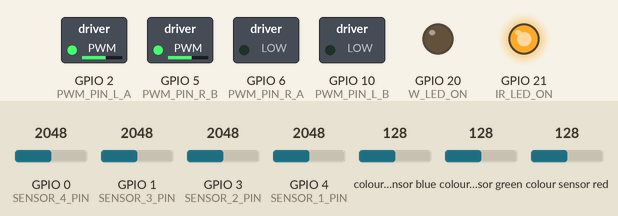
A sketch run on a simulated ESP32-C3. Parts: switched loads named in the sketch (green lamp = pin HIGH), output pins drawn as LEDs (lit = HIGH). Dashed ring = blinking. Inputs (shaded band) come from the test bench; at power-on: GPIO 0 (SENSOR_4_PIN) = 2048, GPIO 1 (SENSOR_3_PIN) = 2048, GPIO 4 (SENSOR_1_PIN) = 2048, GPIO 3 (SENSOR_2_PIN) = 2048, colour sensor blue 128, colour sensor green 128, colour sensor red 128. What the sketch prints to the serial monitor is not drawn.

Above: at 13.7 s.
13.8 s: GPIO 0 (SENSOR_4_PIN) set to 2104
At 16.0 s:
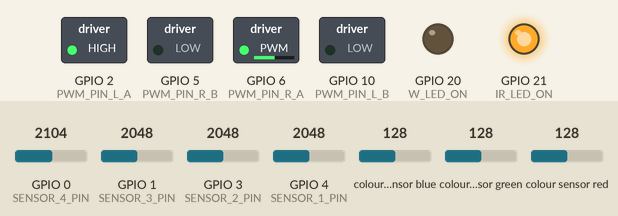
16.8 s: GPIO 1 (SENSOR_3_PIN) set to 2106
At 17.19 s:
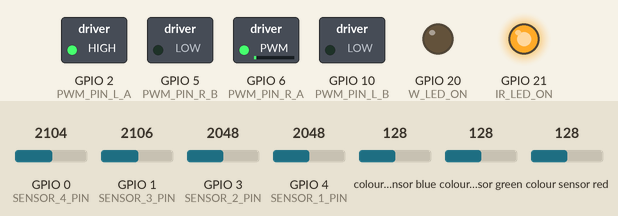
19.8 s: GPIO 4 (SENSOR_1_PIN) set to 2110
At 19.95 s:
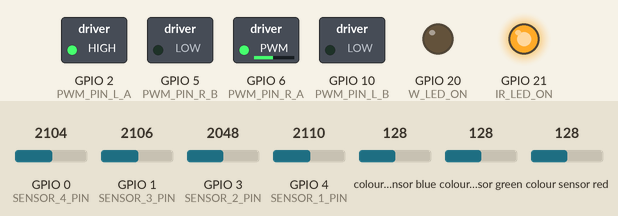
22.8 s: GPIO 0 (SENSOR_4_PIN) set to 1228
At 23.6 s:
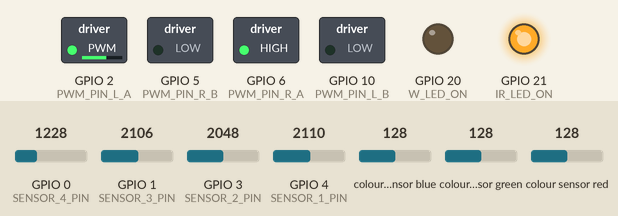
25.8 s: GPIO 3 (SENSOR_2_PIN) set to 2866
27.3 s: GPIO 1 (SENSOR_3_PIN) set to 1228
Timing chart, 0 to 31.3 s (numbered marks = the images above; inputs shaded):
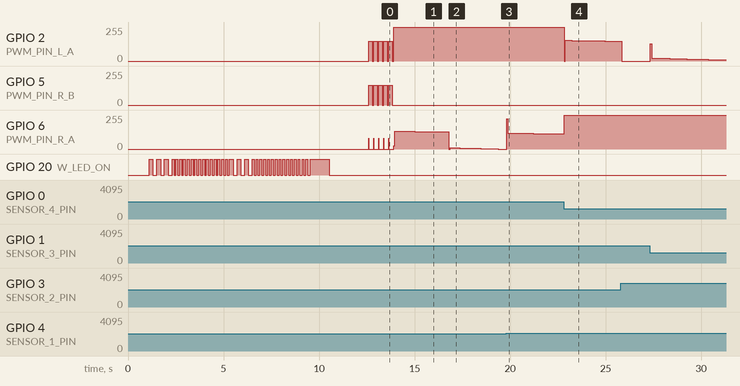

The sketch:

codevipproclaude.ino
```cpp
#include <Wire.h>
#include "Adafruit_TCS34725.h"

// Bật/tắt cảm biến màu (comment dòng này nếu không dùng)
#define TCS_SENSOR

Adafruit_TCS34725 tcs = Adafruit_TCS34725(TCS34725_INTEGRATIONTIME_50MS, TCS34725_GAIN_4X);

// ========== CẤU HÌNH PWM CHO ESP32 (Core 3.x) ==========
#define PWM_FREQ 1000      // Tần số PWM: 1000Hz (thử 5000Hz nếu muốn êm hơn)
#define PWM_RESOLUTION 8   // Độ phân giải 8-bit (0-255)

// Chân GPIO cho động cơ
#define PWM_PIN_L_A 2
#define PWM_PIN_L_B 10
#define PWM_PIN_R_A 6
#define PWM_PIN_R_B 5

// Chân cảm biến IR
#define SENSOR_1_PIN 4   // A4
#define SENSOR_2_PIN 3   // A3
#define SENSOR_3_PIN 1   // A1
#define SENSOR_4_PIN 0   // A0

// Mảng chân cảm biến để dễ duyệt
const int sensorPins[4] = {SENSOR_1_PIN, SENSOR_2_PIN, SENSOR_3_PIN, SENSOR_4_PIN};

// LED
#define W_LED_ON 20
#define IR_LED_ON 21

// Mảng threshold cho từng cảm biến (sẽ được tính tự động)
int threshold[4] = {3890, 3890, 3890, 3890};  // Giá trị mặc định

// Hệ số PID
float Kp = 120.0;
float Kd = 109.5;
float Ki = 0.097;

float last_error = 0;
float integral = 0;
const float INTEGRAL_LIMIT = 500.0;  // Giới hạn integral

float thoigianre = 175;

// Tốc độ cơ bản động cơ
int baseSpeed = 255;

// ========== HÀM CALIBRATION ==========
void calibrateSensors() {
  int minVal[4] = {4095, 4095, 4095, 4095};  // ESP32 ADC 12-bit (0-4095)
  int maxVal[4] = {0, 0, 0, 0};

  Serial.println("\n=== BẮT ĐẦU CALIBRATION ===");
  Serial.println("Giai đoạn 1: Đặt robot trên NỀN TRẮNG...");

  // Nhấp nháy LED báo hiệu
  for (int blink = 0; blink < 3; blink++) {
    digitalWrite(W_LED_ON, HIGH);
    delay(200);
    digitalWrite(W_LED_ON, LOW);
    delay(200);
  }

  // Giai đoạn 1: Đọc giá trị trên nền TRẮNG
  Serial.println("Đang đọc giá trị nền TRẮNG...");
  unsigned long startTime = millis();
  while (millis() - startTime < 3000) {  // 3 giây
    for (int i = 0; i < 4; i++) {
      int value = analogRead(sensorPins[i]);
      if (value > maxVal[i]) maxVal[i] = value;
    }
    digitalWrite(W_LED_ON, (millis() / 100) % 2);
    delay(10);
  }
  digitalWrite(W_LED_ON, LOW);

  Serial.println("Giai đoạn 2: Di chuyển robot qua VẠCH ĐEN...");

  // Nhấp nháy LED báo hiệu
  for (int blink = 0; blink < 3; blink++) {
    digitalWrite(W_LED_ON, HIGH);
    delay(200);
    digitalWrite(W_LED_ON, LOW);
    delay(200);
  }

  // Giai đoạn 2: Đọc giá trị trên vạch ĐEN
  Serial.println("Đang đọc giá trị vạch ĐEN...");
  startTime = millis();
  while (millis() - startTime < 3000) {  // 3 giây
    for (int i = 0; i < 4; i++) {
      int value = analogRead(sensorPins[i]);
      if (value < minVal[i]) minVal[i] = value;
    }
    digitalWrite(W_LED_ON, (millis() / 100) % 2);
    delay(10);
  }
  digitalWrite(W_LED_ON, LOW);

  // Tính threshold cho từng cảm biến
  Serial.println("\n=== KẾT QUẢ CALIBRATION ===");
  for (int i = 0; i < 4; i++) {
    int range = maxVal[i] - minVal[i];

    // Kiểm tra xem có đủ độ tương phản không
    if (range < 500) {
      Serial.print("CẢNH BÁO: Sensor ");
      Serial.print(i + 1);
      Serial.println(" - Độ tương phản thấp!");
    }

    // Threshold = giá trị giữa + 10% về phía đen (an toàn hơn)
    threshold[i] = minVal[i] + (range / 2) + (range * 0.1);

    Serial.print("Sensor ");
    Serial.print(i + 1);
    Serial.print(": Min=");
    Serial.print(minVal[i]);
    Serial.print(", Max=");
    Serial.print(maxVal[i]);
    Serial.print(", Range=");
    Serial.print(range);
    Serial.print(", Threshold=");
    Serial.println(threshold[i]);
  }

  // Báo hiệu hoàn thành
  digitalWrite(W_LED_ON, HIGH);
  delay(1000);
  digitalWrite(W_LED_ON, LOW);

  Serial.println("=== CALIBRATION HOÀN TẤT ===");
  Serial.println("Bắt đầu chạy sau 2 giây...\n");
  delay(2000);
}

// ========== HÀM SETUP PWM CHO ESP32 CORE 3.x ==========
void setupMotorPWM() {
  ledcAttach(PWM_PIN_L_A, PWM_FREQ, PWM_RESOLUTION);
  ledcAttach(PWM_PIN_L_B, PWM_FREQ, PWM_RESOLUTION);
  ledcAttach(PWM_PIN_R_A, PWM_FREQ, PWM_RESOLUTION);
  ledcAttach(PWM_PIN_R_B, PWM_FREQ, PWM_RESOLUTION);

  Serial.println("Motor PWM initialized");
}

// ========== HÀM ĐIỀU KHIỂN ĐỘNG CƠ (ESP32 Core 3.x) ==========
void setMotorSpeed(int leftSpeed, int rightSpeed) {
  // Động cơ trái
  if (leftSpeed >= 0) {
    ledcWrite(PWM_PIN_L_A, leftSpeed);
    ledcWrite(PWM_PIN_L_B, 0);
  } else {
    ledcWrite(PWM_PIN_L_A, 0);
    ledcWrite(PWM_PIN_L_B, -leftSpeed);
  }

  // Động cơ phải
  if (rightSpeed >= 0) {
    ledcWrite(PWM_PIN_R_A, rightSpeed);
    ledcWrite(PWM_PIN_R_B, 0);
  } else {
    ledcWrite(PWM_PIN_R_A, 0);
    ledcWrite(PWM_PIN_R_B, -rightSpeed);
  }
}

void setup() {
  Serial.begin(115200);
  delay(100);
  Serial.println("ESP32-C3 Line Follower Starting...");

  // Setup PWM cho ESP32
  setupMotorPWM();

  pinMode(W_LED_ON, OUTPUT);
  pinMode(IR_LED_ON, OUTPUT);
  digitalWrite(W_LED_ON, LOW);
  digitalWrite(IR_LED_ON, HIGH);

  #ifdef TCS_SENSOR
  if (tcs.begin()) {
    Serial.println("TCS34725 found");
  } else {
    Serial.println("No TCS34725 found ... check your connections");
    unsigned long startTime = millis();
    while (millis() - startTime < 10000) {
      digitalWrite(W_LED_ON, !digitalRead(W_LED_ON));
      delay(50);
    }
  }
  digitalWrite(W_LED_ON, LOW);
  #endif

  stop();
  delay(1000);

  // ===== CHẠY CALIBRATION =====
  calibrateSensors();

  Serial.println("Ready!");
}

void loop() {
  uint16_t r = 0, g = 0, b = 0, c = 0;

  #ifdef TCS_SENSOR
  tcs.getRawData(&r, &g, &b, &c);

  // Phát hiện màu đỏ (chướng ngại vật)
  if (r > (g * 2.6) && r > (b * 1.6)) {
    stop();
    Serial.println("STOP: Red detected");
    delay(200);
    return;
  }
  #endif

  // Đọc cảm biến IR với threshold tự động
  int s1 = (analogRead(SENSOR_1_PIN) <= threshold[0]) ? 1 : 0;
  int s2 = (analogRead(SENSOR_2_PIN) <= threshold[1]) ? 1 : 0;
  int s3 = (analogRead(SENSOR_3_PIN) <= threshold[2]) ? 1 : 0;
  int s4 = (analogRead(SENSOR_4_PIN) <= threshold[3]) ? 1 : 0;

  int sum = s1 + s2 + s3 + s4;

  // Phát hiện ngã tư (cả 4 cảm biến thấy line)
  if (sum == 4) {
    re_phai();
    return;
  }

  // Mất line
  if (sum == 0) {
    integral = 0;  // Reset integral
    stop();
    Serial.println("LOST LINE");
    return;
  }

  // Tính error
  float error = (s1 * -3 + s2 * -1 + s3 * 1 + s4 * 3) / (float)sum;

  // Tính Integral với anti-windup
  integral += error;
  integral = constrain(integral, -INTEGRAL_LIMIT, INTEGRAL_LIMIT);

  // Reset integral khi gần đúng line
  if (abs(error) < 0.5) {
    integral *= 0.5;  // Giảm dần thay vì reset hoàn toàn
  }

  // Tính Derivative
  float derivative = error - last_error;
  last_error = error;

  // Tính PID
  float correction = Kp * error + Ki * integral + Kd * derivative;

  // Tính tốc độ động cơ
  int leftSpeed = baseSpeed - correction;
  int rightSpeed = baseSpeed + correction;

  // Giới hạn tốc độ
  leftSpeed = constrain(leftSpeed, 0, 255);
  rightSpeed = constrain(rightSpeed, 0, 255);

  // Điều khiển động cơ
  setMotorSpeed(leftSpeed, rightSpeed);

  delay(5);
}

void stop() {
  setMotorSpeed(0, 0);
}

void re_phai() {
  // Đi thẳng qua ngã tư
  setMotorSpeed(80, 80);
  delay(10);

  // Xoay phải
  int turnSpeed = 150;
  ledcWrite(PWM_PIN_L_A, turnSpeed);
  ledcWrite(PWM_PIN_L_B, 0);
  ledcWrite(PWM_PIN_R_A, 0);
  ledcWrite(PWM_PIN_R_B, turnSpeed);

  delay(thoigianre);

  // Dò lại vạch
  unsigned long startTime = millis();
  while (millis() - startTime < 1000) {
    int s2_check = (analogRead(SENSOR_2_PIN) <= threshold[1]) ? 1 : 0;
    int s3_check = (analogRead(SENSOR_3_PIN) <= threshold[2]) ? 1 : 0;

    if (s2_check == 1 || s3_check == 1) {
      break;
    }

    setMotorSpeed(100, 100);
  }

  stop();
  delay(25);
}
```

Measured:
- the behaviour switches between 2048 and 2049 on GPIO 0 (SENSOR_4_PIN) (found by bisection; images 0 and 1)
- the behaviour switches between 2048 and 2049 on GPIO 1 (SENSOR_3_PIN) (found by bisection; images 1 and 2)
- the behaviour switches between 2048 and 2049 on GPIO 4 (SENSOR_1_PIN) (found by bisection; images 2 and 3)
- after the input at 13.8 s, GPIO 5 (PWM_PIN_R_B): goes on until 13.8 s, then stays 0/255
- after the input at 19.8 s, GPIO 6 (PWM_PIN_R_A): 0/255 → 119/255 at once, → 118/255 0.22 s later, → 117/255 0.61 s later, → 116/255 0.56 s later, … (6 changes in this stretch)
- after the input at 22.8 s, GPIO 2 (PWM_PIN_L_A): moves from 255/255 to 149/255 over 2.7 s, starting at once
- by itself, GPIO 5 (PWM_PIN_R_B): alternates 149/255 for 0.18 s and 0/255 for 0.09 s
